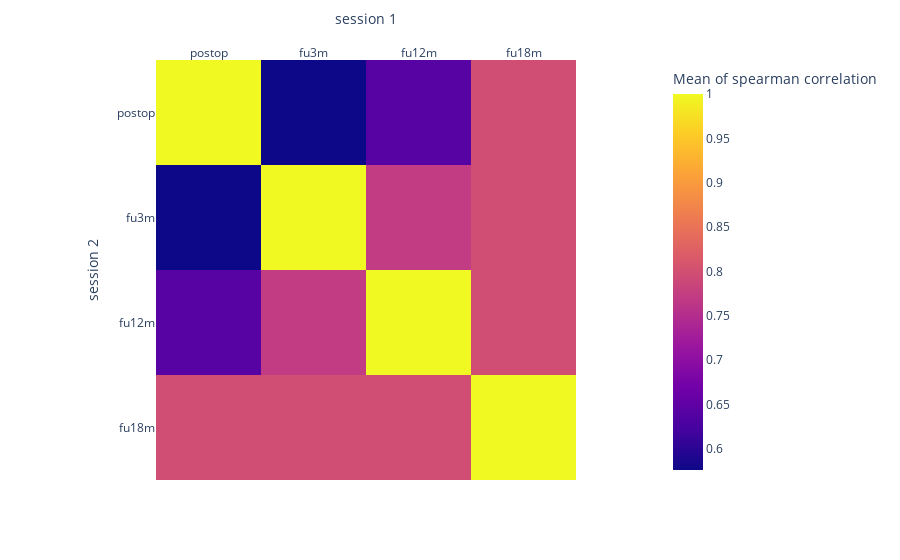

The notebook cell saved with this chart:
### Code cell
import plotly.express as px

# data=[[0.575893, 0.640873, 0.797619], [None, 0.771164, 0.797619], [None, None, 0.797619]] # no absolute 
# data = [[0.590774, 0.740079, 0.797619], [1, 0.810847, 0.797619], [0.810847, 1, 0.85]] # Mean of absolute values, 1 manually added for correlation fu3m-fu3m and fu12m-fu12m
data = mean_spearmanr.reshape(4,4)

fig = px.imshow(data,
                labels=dict(x="session 1", y="session 2", color="Mean of spearman correlation"),
                x=['postop', 'fu3m', 'fu12m', 'fu18m'],
                y=['postop', 'fu3m', 'fu12m', 'fu18m'],
               )
fig.update_xaxes(side="top")
fig.show()

### Figure 1 — Plotly figure (JSON) as saved in the notebook; plotly's stock layout.template omitted (floating-point values rounded to 4 significant figures)
{"data": [{"coloraxis": "coloraxis", "hovertemplate": "session 1: %{x}<br>session 2: %{y}<br>Mean of spearman correlation: %{z}<extra></extra>", "name": "0", "type": "heatmap", "x": ["postop", "fu3m", "fu12m", "fu18m"], "xaxis": "x", "y": ["postop", "fu3m", "fu12m", "fu18m"], "yaxis": "y", "z": [[1, 0.5759, 0.6409, 0.7976], [0.5759, 1, 0.7712, 0.7976], [0.6409, 0.7712, 1, 0.7976], [0.7976, 0.7976, 0.7976, 1]]}], "layout": {"coloraxis": {"colorbar": {"title": {"text": "Mean of spearman correlation"}}, "colorscale": [[0, "#0d0887"], [0.1111, "#46039f"], [0.2222, "#7201a8"], [0.3333, "#9c179e"], [0.4444, "#bd3786"], [0.5556, "#d8576b"], [0.6667, "#ed7953"], [0.7778, "#fb9f3a"], [0.8889, "#fdca26"], [1, "#f0f921"]]}, "margin": {"t": 60}, "xaxis": {"anchor": "y", "constrain": "domain", "domain": [0, 1], "scaleanchor": "y", "side": "top", "title": {"text": "session 1"}}, "yaxis": {"anchor": "x", "autorange": "reversed", "constrain": "domain", "domain": [0, 1], "title": {"text": "session 2"}}}}
